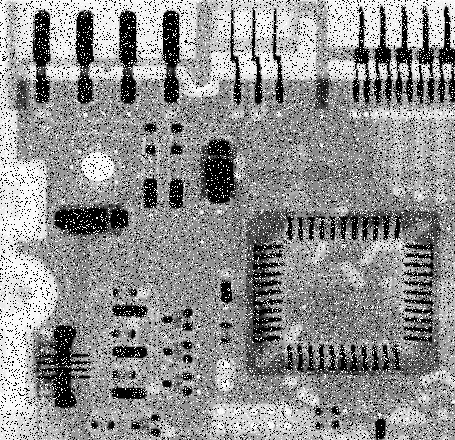
#> input picture imgs/ckt-board-saltpep.tif, 455 x 440 px
$ jupyter execute 'Image Restoration.ipynb'
#> lines starting #> are read from the running program, lines starting #| are printed output that depends on the picture
#> further down, img is the input picture: shape (440, 455); min 0, max 255, mean 144.1
[cell 1]
# dia 20 Adaptive median spatial filtering
import numpy as np

def adpmedian(g, Smax):
    """
    Perform adaptive median filtering on image g (maximum neighbourghood size = Smax).
    """
#> called with Smax = 9
    y, x = g.shape
#> y = 440; x = 455
    f = np.zeros((y, x), dtype=np.uint8)

    for i in range(y):
        for j in range(x):
            Sxy = 3
            while Sxy <= Smax:
                window = img[max(0, i-Sxy//2):min(y, i+Sxy//2+1),
                              max(0, j-Sxy//2):min(x, j+Sxy//2+1)]
                Zmed = np.median(window)
                Zmax = np.max(window)
                Zmin = np.min(window)
                Zxy = img[i, j]

                A1 = Zmed - Zmin
                A2 = Zmed - Zmax

                if A1 > 0 and A2 < 0:
                    B1 = Zxy - Zmin
                    B2 = Zxy - Zmax
                    if B1 > 0 and B2 < 0:
                        # output Zxy
                        f[i, j] = Zxy
                    else:
                        f[i, j] = Zmed
                    break
                else:
                    # increase window size
                    Sxy += 1
            else:
                f[i, j] = Zmed
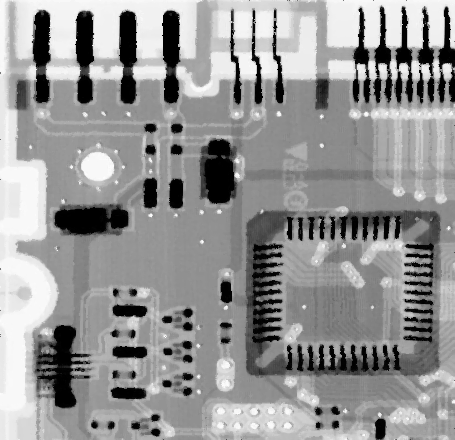
#> f: shape (440, 455); min 0, max 254, mean 148.5
    return f

[cell 2]
# Test of Adaptive median spatial filtering
import cv2
from skimage.util.noise import random_noise
from matplotlib import pyplot as plt

img = cv2.imread('./imgs/ckt-board-saltpep.tif', cv2.IMREAD_GRAYSCALE)

fig, axs = plt.subplots(ncols=2, figsize=(12,6))
ax = axs.ravel()
[axi.set_axis_off() for axi in ax.ravel()]

ax[0].imshow(img, cmap='gray', vmin = 1.0, vmax = 255)
ax[0].set_title('Noisy Image')

filtered = adpmedian(img, 9)

ax[1].imshow(filtered, cmap='gray', vmin = 1.0, vmax = 255)
ax[1].set_title('Filtered with function')
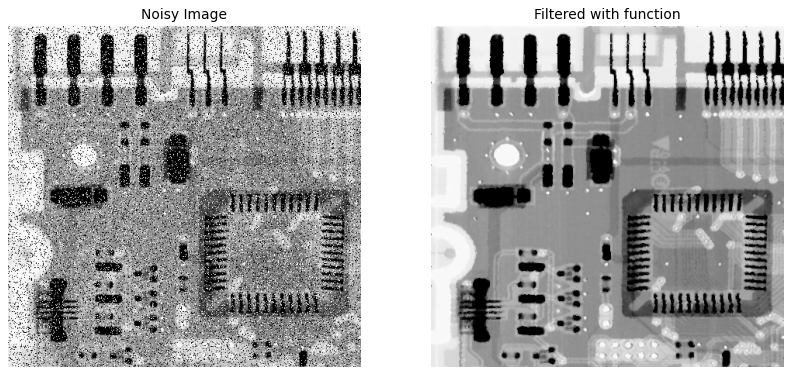
#> figure drawn by matplotlib, 2 panels

[cell 3]
# dia 29 Custom periodic_noise function

from scipy import signal

def periodic_noise(shape, C, A = None, B = None):
    """
    Generate periodic noise arrays (r:spatial domain, R:frequency domain).
    shape:shape of array
    C: (K,2)array of energy burst frequencies
    A: (K,)vector of burst magnitudes
    B: (K,2)array of phase shifts (Bx,By)
    """

    M, N = shape

    # K = pairs of freq domain coordinates (u,v)
    K = C.shape[0]

    if A is None:
        A = np.ones((K,))
        B = np.zeros((K, 2))
        B[1:K, 0:2] = 0
    if B is None:
        B = np.zeros((K, 2))
        B[1:K, 0:2] = 0

    u, v = np.mgrid[:M,:N].astype('float32')

    R = np.zeros((M,N), dtype = complex)

    for i in range(K):
        u0, v0 = C[i]
        Bx, By = B[i]
        R += 1j * A[i]/2 * M * N * (
            np.exp(-1j * 2 * np.pi * (u0 * Bx / M + v0 * By / N)) * signal.unit_impulse((M,N),(M//2+u0, N//2+v0)) -
            np.exp(1j * 2 * np.pi * (u0 * Bx / M + v0 * By / N)) * signal.unit_impulse((M,N),(M//2-u0, N//2-v0))
         )

    r = np.real(np.fft.ifft2(np.fft.ifftshift(R)))

    return r, R

[cell 4]
# Test of periodic_noise function
from skimage.morphology import square, dilation
import skimage

img = cv2.imread('./imgs/Apollo17boulder.tif', cv2.IMREAD_GRAYSCALE)
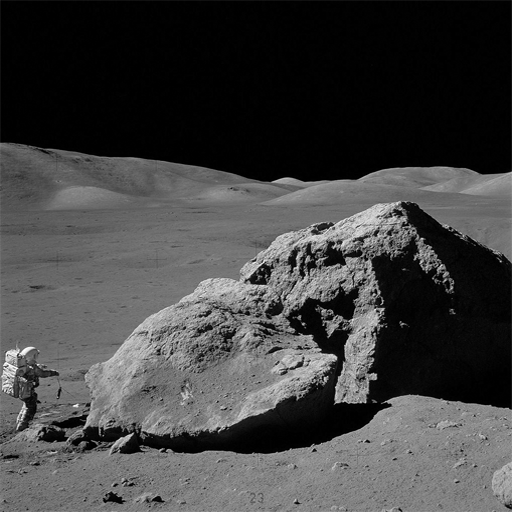
#> input picture imgs/Apollo17boulder.tif, 512 x 512 px
#> img is the input picture: shape (512, 512); min 0, max 255, mean 66

fig, axs = plt.subplots(ncols=3, figsize=(12,6))
ax = axs.ravel()
[axi.set_axis_off() for axi in ax.ravel()]

ax[0].imshow(img, cmap='gray', vmin = 1.0, vmax = 255)
ax[0].set_title('Original')

C = np.array([[24, 44], [23, 44], [23, 43],[24, 43]])

r, R = periodic_noise(img.shape, C)
g = img + r
G = np.abs(np.fft.fftshift(np.fft.fft2(g)))
Gd =dilation(np.log(1+G),square(3))
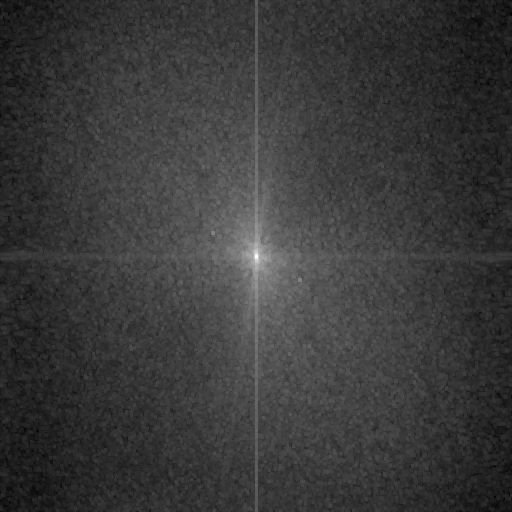
#> Gd: shape (512, 512) float64; min 6.91, max 16.67, mean 9.13; drawn with min black and max white

ax[1].imshow(Gd, cmap='gray')
ax[1].set_title('Frequency noise R')

ax[2].imshow(g, cmap='gray', vmin = 1.0, vmax = 255)
ax[2].set_title('spatial noise r')

[cell 5]
# dia 35 cband_filter

def cband_filter(shape, D0, ftype='ideal', reject = True, W = 1, n=1):
    """
    Generate a circular band filter in the frequency domain.
    """
    r,c = shape
    D0 = np.atleast_1d(D0)
    K = D0.size
    W = np.ones((K,))*W
    n = np.ones((K,))*n
    R,C = np.ogrid[:r,:c]
    D = np.sqrt((R-int(r/2))**2 + (C -int(c/2))**2)
    H = np.ones(shape)

    for k in range(K):
        if ftype == 'ideal':
            H[D>= D0 - W/2 | D < D0 + W/2] = 0.0
        elif ftype == 'gaussian':
            H = 1 - np.exp(-((D**2-D0**2)/(D*W))**2)
        elif (ftype == 'butterworth') | (ftype == 'btw'):
            H = 1 / (1 + ((D*W)/(D**2 - D0**2))**(2*n))

    if reject == False:
        H = np.abs(1-H)
    return H

[cell 6]
# Test of cband filter

import matplotlib.pyplot as plt
from skimage.morphology import square, dilation
import imageio

img = imageio.imread('./imgs/Apollo17boulder.tif')/255
#> img: shape (512, 512) float64; min 0, max 1, mean 0.259

M, N = img.shape
#> M = 512; N = 512

thetas = np.array([0, 60, 120])
D = 30*np.sqrt(2)
u = (D*np.cos(thetas*np.pi/180) + M//2).astype(int)
#> u = [298, 277, 234]
v = (D*np.sin(thetas*np.pi/180) + N//2).astype(int)
#> v = [256, 292, 292]

A = np.ones((thetas.size,))
R = np.zeros((M,N), dtype = complex)
R[u,v] = 1j * (A/2) * M * N * np.exp(0)

r = np.real(np.fft.ifft2(np.fft.ifftshift(R)))

g = img + r/3
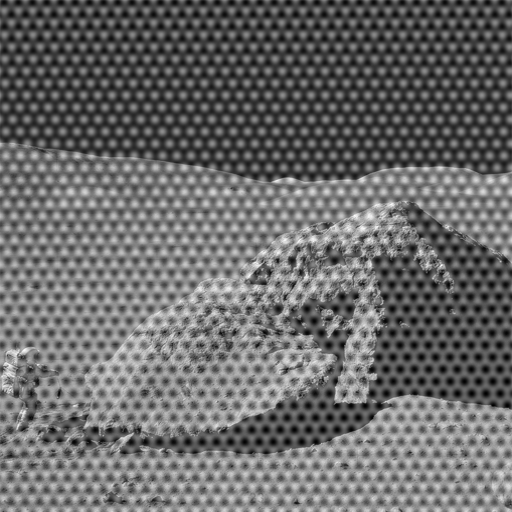
#> g: shape (512, 512) float64; min -0.499, max 1.3, mean 0.259; drawn with min black and max white
G = np.fft.fftshift(np.fft.fft2(g))

Gd = dilation(np.log(1+np.abs(G)),square(3))
plt.figure();plt.axis('off');plt.imshow(Gd)

xy = np.array(plt.ginput(-1, show_clicks=True))
rc = xy[:,::-1]

center = np.array(img.shape)//2
rc = rc - center
D0 = (np.sum(rc**2, axis=1)**0.5).mean()
H = cband_filter(img.shape,D0,ftype='ideal',reject = True,W=3)

G2 = G*H
g2 = np.real(np.fft.ifft2(np.fft.ifftshift(G2)))

plt.subplot(411);plt.axis('off');plt.imshow(g)
plt.subplot(412);plt.axis('off');plt.imshow(Gd)
plt.subplot(413);plt.axis('off');plt.imshow(H)
plt.subplot(414);plt.axis('off');plt.imshow(g2)
